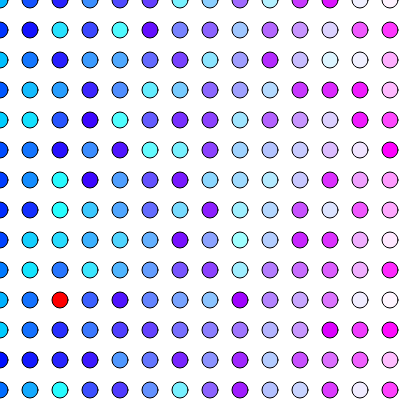
Frame 1 (no input)
Frame 60 (no input): identical to frame 1, image omitted
Frame 120 (the mouse pressed at the canvas centre since frame 60): identical to frame 1, image omitted

The p5.js sketch that drew this single still picture (run headless with seeded random() and noise() and a simulated clock; from frame 60 on, the mouse is pressed at the canvas centre):

// p5.js sketch
// ── sketch.js
var nFilas = 20;
var nColumnas = 20;
var espacio = 30;

//declaremos el array vacio, la cantidad de elementos esta dado por las variables nColumnas y nFilas
var miNumero = [];

function setup() {
  createCanvas (400, 400);

  //Asignamos valores al array via for loop
  for (let i=0; i<nColumnas; i++) {
    miNumero[i] = [];
    
    for (let j=0; j<nFilas; j++) {
      miNumero [i] [j] = color(20*i, random(255), 255);
    }
  }

  //Solo para imprimir a la consola los valores que acabamos de asignar
  for (let i=0; i<nColumnas; i++) {
    for (let j=0; j<nFilas; j++) {
      print("i= " + i + ", j= " + j + " = "  + miNumero[i][j]);
    }
  }
}

function draw() {
  background(255);
  //noStroke();

  //Usemos los valores que tenemos guardados en el array para pintar algo
  for (let i=0; i<nColumnas; i++) {
    for (let j=0; j<nFilas; j++) {

      if (i==2 && j==10) {     // si la columna es 2 y la fila 10
        fill(255, 0, 0);       // pinta rojo.
      } else {                 // si no
        fill(miNumero[i][j]);  // pinta usando el color guardado en el array
      }
      ellipse(espacio*i, espacio*j, 16, 16);
    }
  }
}
